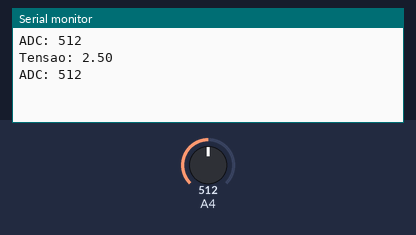
The sketch below on a simulated Arduino Uno, built with avr-gcc and run on an emulated ATmega328P. Shown: the last lines printed to the serial monitor. The test bench sets the inputs (shaded band); at power-on: A4 = 512.

Above: at 0.8 s.
0.9 s: A4 set to 11
At 1.0 s:
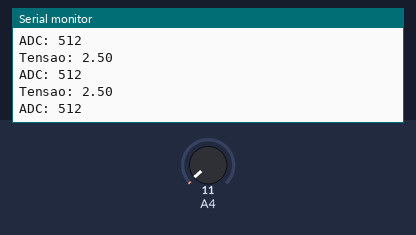
2.4 s: A4 set to 8
At 2.5 s:
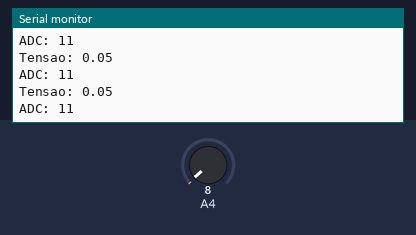
Timing chart, 0 to 5.4 s (numbered marks = the images above; inputs shaded):
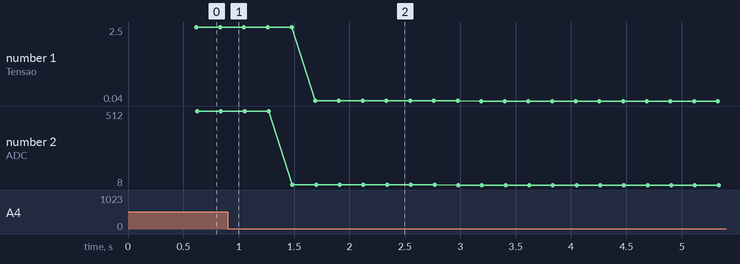

Measured:
- plotted number 1: 2.5 → 0.05 after the input at 0.9 s, 0.05 → 0.04 after the input at 2.4 s
- plotted number 2: 512 → 11 after the input at 0.9 s, 11 → 8 after the input at 2.4 s

The sketch:

ex_1_relatorio_4.ino
```cpp
#define NUMERO_DE_AMOSTRAS 30

unsigned int valor_digital_medio = 0;
float tensao = 0;

int main() {
    // Configuração ADC
    ADMUX = (1 << REFS0);
    ADCSRA = (1 << ADEN) + (1 << ADPS2) + (1 << ADPS1) + (1 << ADPS0);

    Serial.begin(19200);

    for(;;) {
        for(int i = 0; i < NUMERO_DE_AMOSTRAS; i++) {
            ADMUX |= (ADMUX & 0xF8) | 4;
            ADCSRA |= (1 << ADSC);
            while(!(ADCSRA & (1 << ADIF)));

            valor_digital_medio += ADC;
        }

        valor_digital_medio = valor_digital_medio / NUMERO_DE_AMOSTRAS;

        Serial.print("ADC: ");
        Serial.println(valor_digital_medio);

        tensao = (valor_digital_medio * 5.0) / 1024;
        Serial.print("Tensao: ");
        Serial.println(tensao);

        valor_digital_medio = 0;
        _delay_ms(200);
    }
}
```
